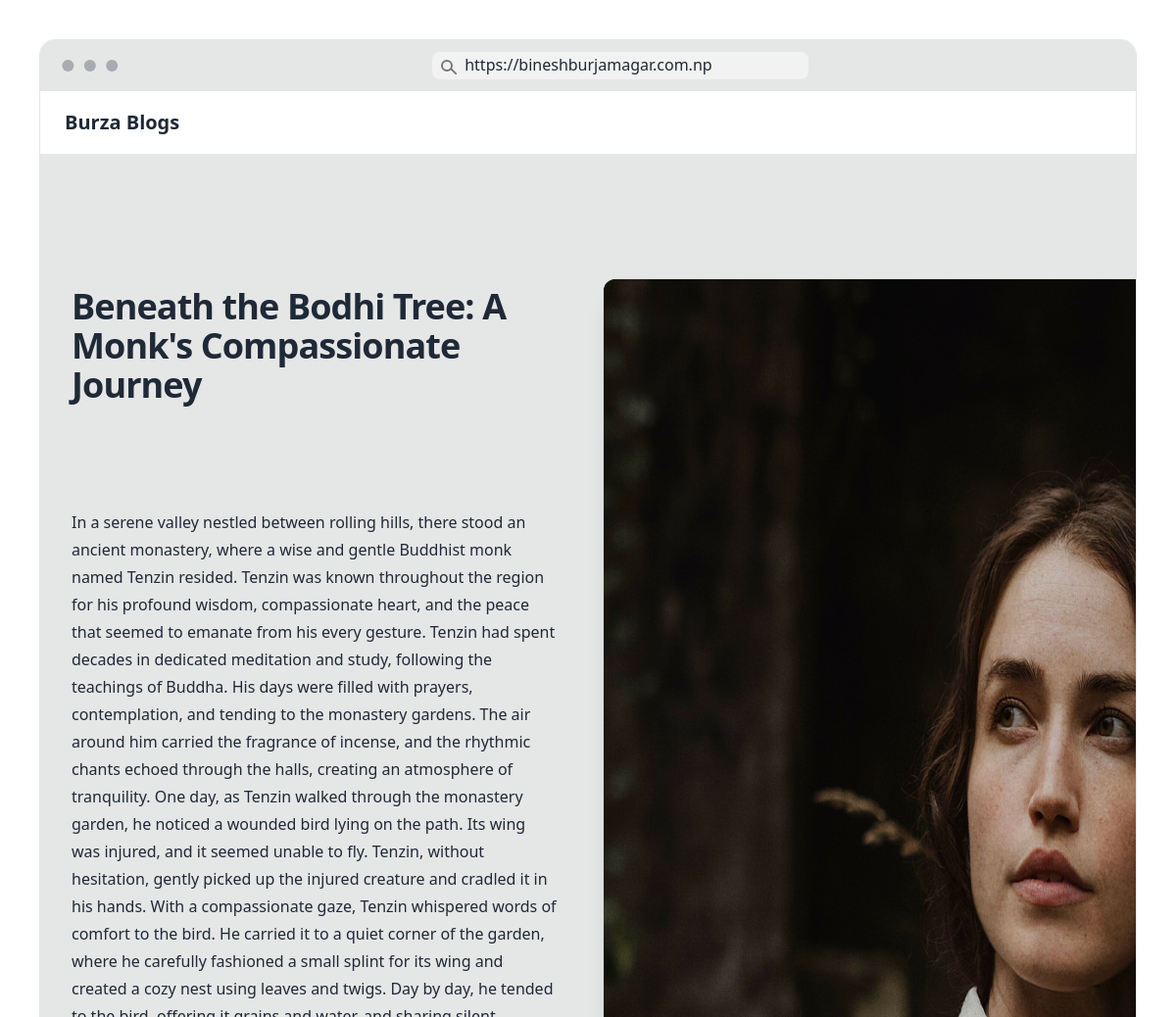
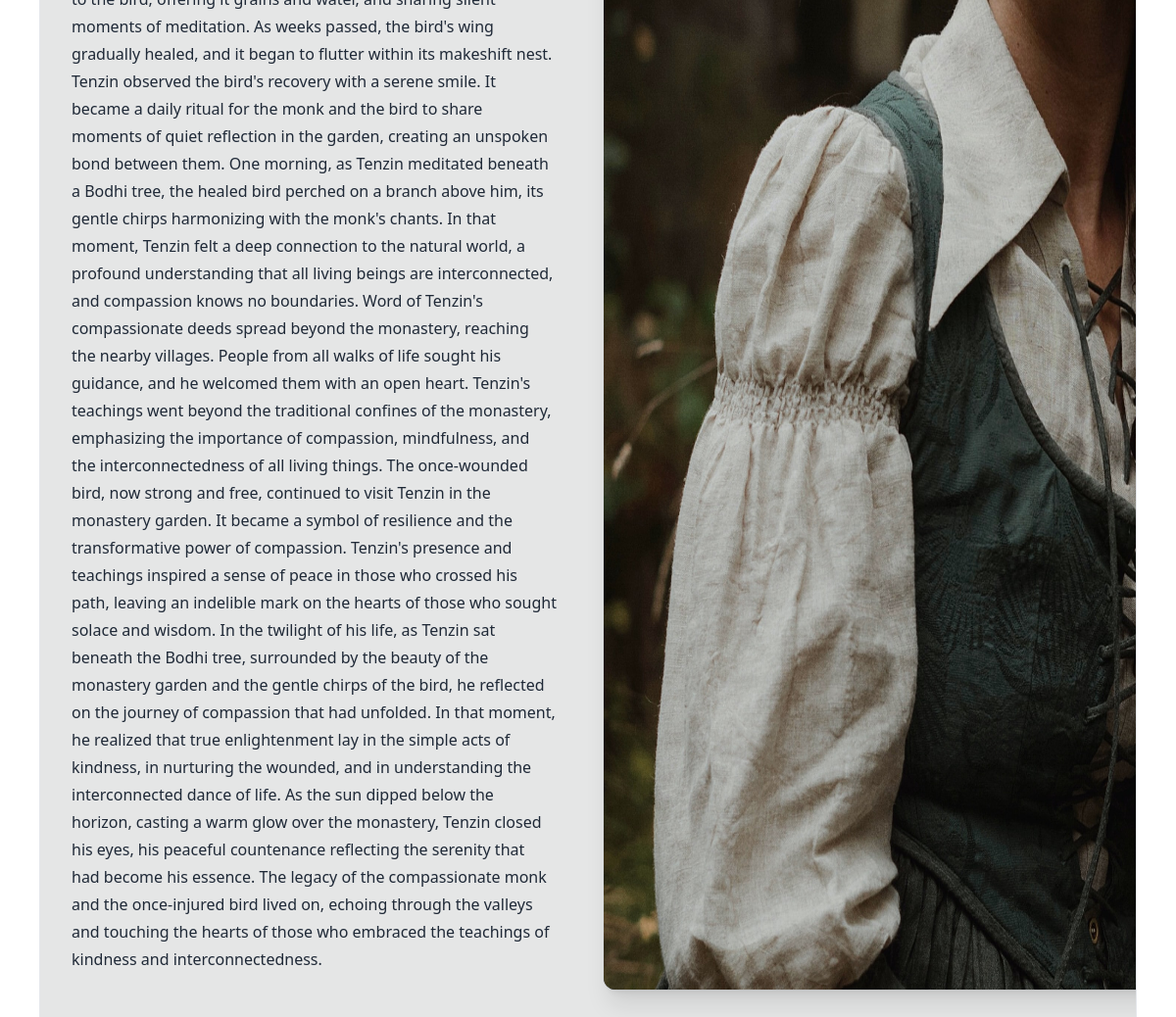
The app's page /beneath-the-bodhi-tree-a-monks-compassionate-journey/ with its own data (2 pictures, top to bottom).
### blog/models.py (models this page shows, shortened)
class Post(models.Model):
    options = (
    ( 'draft', 'Draft'),
    ( 'published', 'Published'),
    )
    title = models.CharField(max_length=250)
    slug = models.SlugField(max_length=250, unique_for_date='publish', unique=True, blank=True, null=True)
    publish = models.DateTimeField(default=timezone.now)
    author = models.ForeignKey( User, on_delete=models.CASCADE,related_name="blog_posts")
    content = models.TextField()
    status =  models.CharField(max_length=10, choices=options, default='draft')
    image = models.ImageField(upload_to='uploads/', blank=True, null=True)
    class Meta:
        ordering = ('-publish',)

### blog/views.py (the view)
# urls.py: path('<slug:slug>/', views.BlogDetails.as_view(), name= 'blog-details' )
class BlogDetails(DetailView):
    model = Post
    context_object_name = 'post'
    template_name = 'details.html'

### blog/templates/details.html
{%extends "base.html"%} {% block content %}
<div
  class="relative isolate overflow-hidden bg-dark px-6 py-24 sm:py-32 lg:overflow-visible lg:px-0"
>
  <div
    class="mx-auto grid max-w-2xl grid-cols-1 gap-x-8 gap-y-16 lg:mx-0 lg:max-w-none lg:grid-cols-2 lg:items-start lg:gap-y-10"
  >
    <div
      class="lg:col-span-2 lg:col-start-1 lg:row-start-1 lg:mx-auto lg:grid lg:w-full lg:max-w-7xl lg:grid-cols-2 lg:gap-x-8 lg:px-8"
    >
      <div class="lg:pr-4">
        <div class="lg:max-w-lg">
          <h1
            class="mt-2 text-3xl font-bold tracking-tight text-white-900 sm:text-4xl"
          >
            {{post.title}}
          </h1>
        </div>
      </div>
    </div>
    <div
      class="-ml-12 -mt-12 p-12 lg:sticky lg:top-4 lg:col-start-2 lg:row-span-2 lg:row-start-1 lg:overflow-hidden"
    >
    {% if post.image %}
      <img
        class="w-[48rem] max-w-none rounded-xl bg-gray-900 shadow-xl ring-1 ring-gray-400/10 sm:w-[57rem] h-[80vh]"
        src="{{post.image.url}}"
        alt=""
      />
      {%else%}
      <img
      class="w-[48rem] max-w-none rounded-xl bg-gray-900 shadow-xl ring-1 ring-gray-400/10 sm:w-[57rem] h-[80vh]"
      src="https://images.unsplash.com/photo-1578328819058-b69f3a3b0f6b?q=80&w=1974&auto=format&fit=crop&ixlib=rb-4.0.3&ixid=M3wxMjA3fDB8MHxwaG90by1wYWdlfHx8fGVufDB8fHx8fA%3D%3D"
        alt="no image"
      />
      {%endif%}
    </div>
    <div
      class="lg:col-span-2 lg:col-start-1 lg:row-start-2 lg:mx-auto lg:grid lg:w-full lg:max-w-7xl lg:grid-cols-2 lg:gap-x-8 lg:px-8"
    >
      <div class="lg:pr-4">
        <div class="max-w-xl text-base leading-7 text-white-700 lg:max-w-lg">
          <p>{{post.content}}</p>
        </div>
      </div>
    </div>
  </div>
</div>
{%endblock%}

### records on screen
Post: title "Beneath the Bodhi Tree: A Monk's Compassionate Journey", image (picture), content "In a serene valley nestled between rolling hills, there stood an ancient monastery, where a wise and gentle Buddhist monk named Tenzin resided. Tenzin was known throughout the region for his profound wisdom, compassionate heart, and the peace that seemed to emanate from his every gesture. Tenzin had spent decades in dedicated meditation and study, following the teachings of Buddha. His days were filled with prayers, contemplation, and tending to the monastery gardens. The air around him carried the fragrance of incense, and the rhythmic chants echoed through the halls, creating an atmosphere of tranquility. One day, as Tenzin walked through the monastery garden, he noticed a wounded bird…"
